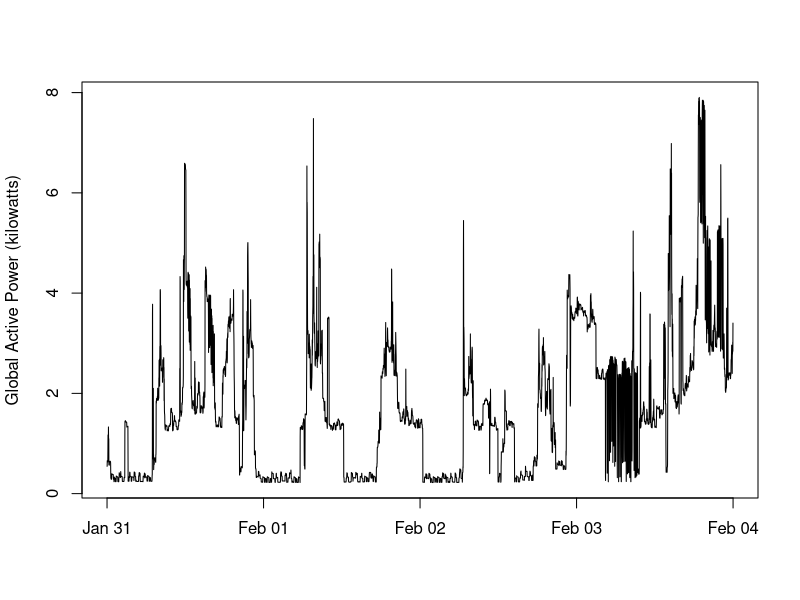

Source code (R):
colClasses <- c("character", "character", "numeric", "numeric", "numeric", "numeric", "numeric", "numeric", "numeric")
data <- read.csv("./household_power_consumption.txt", header=TRUE, sep=";", colClasses=colClasses, na.strings = c("?"))
dates <- paste(data$Date, data$Time)
data$DateTime <- strptime(dates, "%d/%m/%Y %H:%M:%S")
data[c("Date", "Time")] <- list(NULL)

png("plot2.png", width = 480, height = 480, units = "px")
par(bg = "transparent")
plot(data$DateTime, data$Global_active_power, type="n", ylab="Global Active Power (kilowatts)", xlab="")
lines(data$DateTime, data$Global_active_power, type="l")
dev.off()
